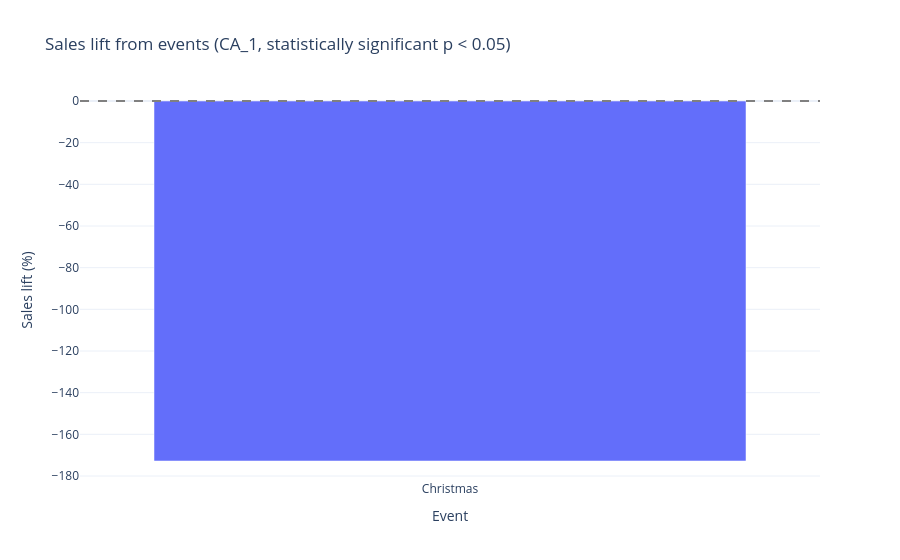

The notebook cell this image was saved under:
### Code cell
sig = impact_table[impact_table["significant"]].copy()
fig = px.bar(
    sig.sort_values("lift_pct", ascending=False),
    x="event", y="lift_pct",
    color="significant",
    title="Sales lift from events (CA_1, statistically significant p < 0.05)",
    labels={"lift_pct": "Sales lift (%)", "event": "Event"},
)
fig.add_hline(y=0, line_dash="dash", line_color="grey")
fig.update_layout(template="plotly_white", showlegend=False)
fig.write_image(str(ROOT / "reports" / "figures" / "event_impact.png"))
fig.show()

### Figure 1 — Plotly figure (JSON) as saved in the notebook; plotly's stock layout.template omitted (floating-point values rounded to 4 significant figures)
{"data": [{"hovertemplate": "significant=True<br>Event=%{x}<br>Sales lift (%)=%{y}<extra></extra>", "legendgroup": "True", "marker": {"color": "#636efa", "pattern": {"shape": ""}}, "name": "True", "orientation": "v", "showlegend": true, "textposition": "auto", "type": "bar", "x": ["Christmas"], "xaxis": "x", "y": [-172.8], "yaxis": "y"}], "layout": {"barmode": "relative", "legend": {"title": {"text": "significant"}, "tracegroupgap": 0}, "shapes": [{"line": {"color": "grey", "dash": "dash"}, "type": "line", "x0": 0, "x1": 1, "xref": "x domain", "y0": 0, "y1": 0, "yref": "y"}], "showlegend": false, "title": {"text": "Sales lift from events (CA_1, statistically significant p < 0.05)"}, "xaxis": {"anchor": "y", "domain": [0, 1], "title": {"text": "Event"}}, "yaxis": {"anchor": "x", "domain": [0, 1], "title": {"text": "Sales lift (%)"}}}}
